Frame 1 (no input): blank canvas, image omitted
Frame 60 (the mouse pressed at the canvas centre just before this capture): blank canvas, image omitted
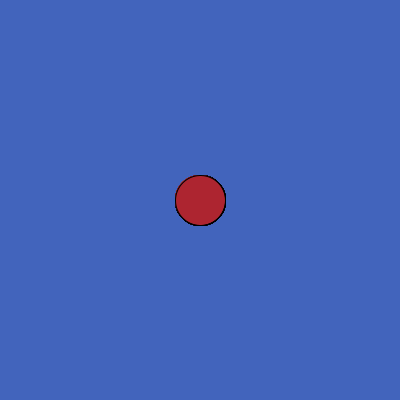
Frame 120 (the mouse held since frame 60 and released just before this capture)

The Processing sketch whose frames 1 and 60 were blank and that drew this single picture after the mouse press (run headless with seeded random() and noise(); from frame 60 on, the mouse is pressed at the canvas centre):

// Processing sketch: CirclePainterWorsened
// ── CirclePainterWorsened.pde
boolean mouseIsDown = false;

void setup() {
  size(400, 400);
  background(#4264BC);
}

void draw() {
  if (mouseIsDown) {
    fill(#AD2530);
    ellipse(mouseX, mouseY, 50, 50);
  } else {
    background(#4264BC);
  }
}

void mousePressed() {
  mouseIsDown = true;
}

void mouseReleased() {
  mouseIsDown = false;
}
